Frame 1 (no input): blank canvas, image omitted
Frame 60 (the mouse pressed at the canvas centre just before this capture): blank canvas, image omitted
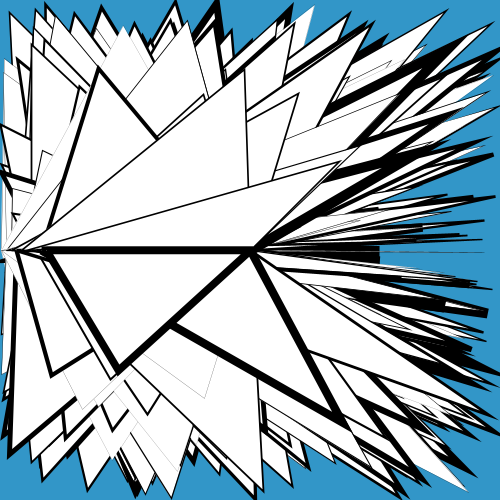
Frame 120 (the mouse held since frame 60 and released just before this capture)

The Processing sketch whose frames 1 and 60 were blank and that drew this single picture after the mouse press (run headless with seeded random() and noise(); from frame 60 on, the mouse is pressed at the canvas centre):

// Processing sketch: processing_172745
// ── processing_172745.pde

void setup()
{
  background(50,150,200);
  size(500,500);
  int a=1;
  int n=250;
  stroke(0);
  strokeWeight(a);
}

void draw()
{
  drawSomeQuad(); 
}

void drawSomeQuad()
{
  if (mousePressed)
  {
    //fill(random(255),random(255),random(255));
    for(int a=1; a < 50; a+=5)
    {
      strokeWeight(a/random(3,20));
      quad(a, mouseY, a, mouseY, random(500), random(500), mouseX, mouseY);
      float n=250;
      n/=1.2;
      while (n==250)
      {
        triangle(0, 500, 250, 0, 500, 500);
      }
    }
  }
  if (keyPressed)
  {
    clear();
  }
}
  
